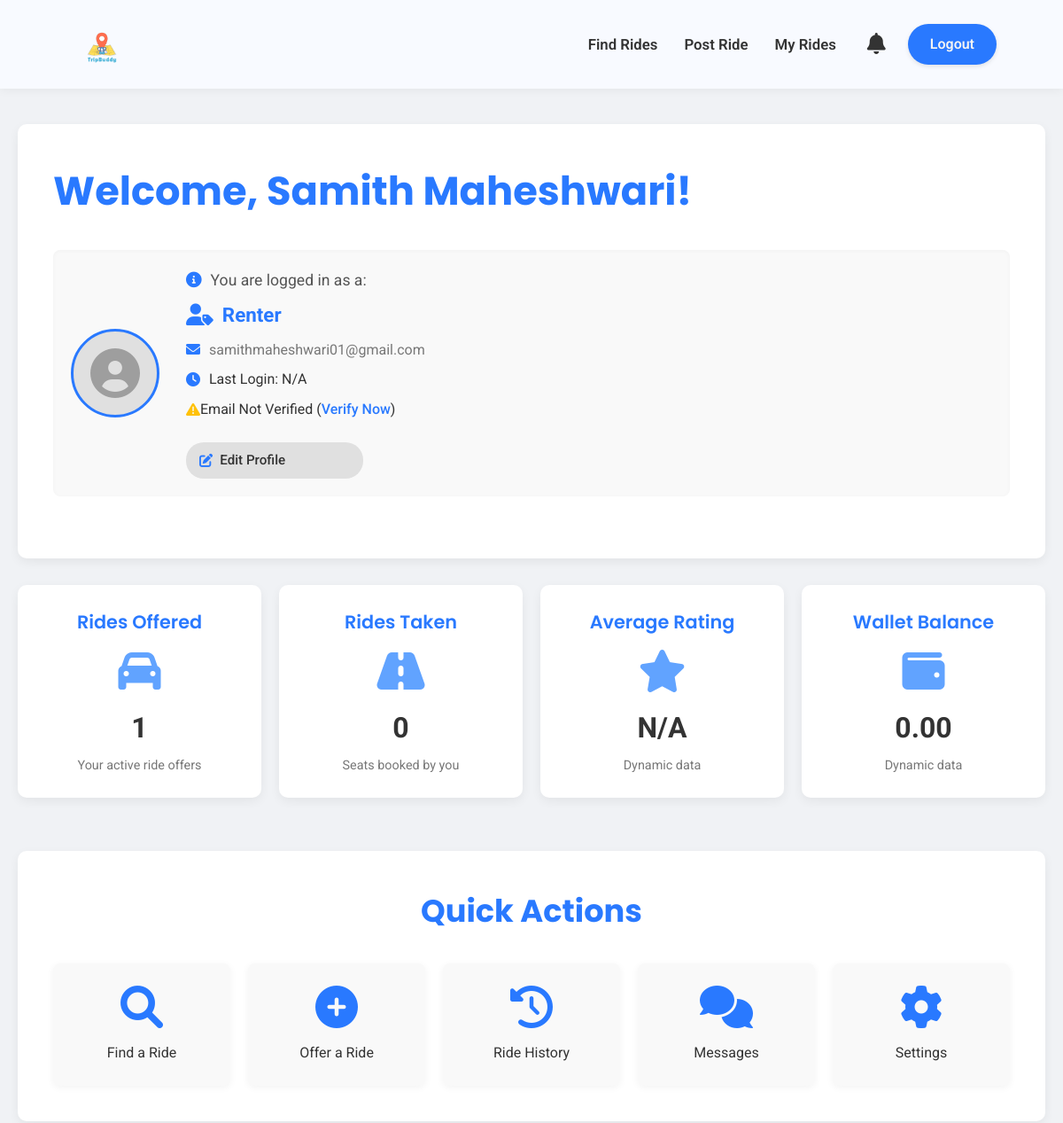
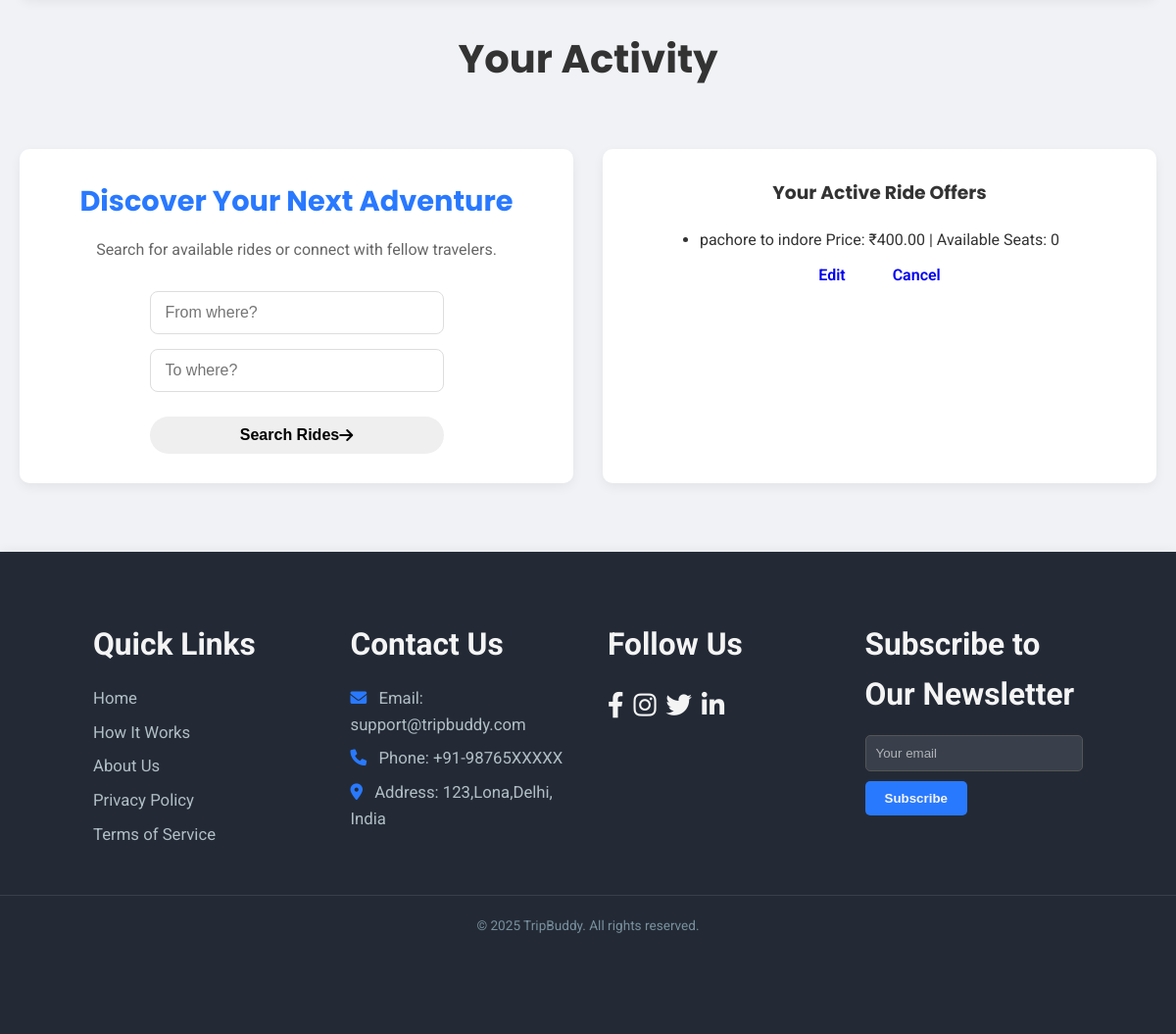
The page /dashboard (signed in) on the database its author committed (2 pictures, top to bottom).
### models.py (models this page shows, shortened)
class User(UserMixin, db.Model):
    id = db.Column(db.Integer, primary_key=True)
    username = db.Column(db.String(80), unique=True, nullable=False)
    email = db.Column(db.String(120), unique=True, nullable=False)
    password = db.Column(db.String(120), nullable=False)
    role = db.Column(db.String(20), nullable=False) # e.g., 'Renter', 'Provider'
    rides_created = db.relationship('Ride', backref='creator', lazy=True)
    rides_taken = db.Column(db.Integer, default=0, nullable=False)
    can_offer_rides = db.Column(db.Boolean, default=False, nullable=False)
    can_find_rides = db.Column(db.Boolean, default=False, nullable=False)

class Ride(db.Model):
    id = db.Column(db.Integer, primary_key=True)
    start_location = db.Column(db.String(100), nullable=False)
    end_location = db.Column(db.String(100), nullable=False)
    price = db.Column(db.Float, nullable=False)
    seats = db.Column(db.Integer, nullable=False) # Represents available seats
    creator_id = db.Column(db.Integer, db.ForeignKey('user.id'), nullable=False)

### app.py (the view)
@app.route('/dashboard')
@login_required
def dashboard():
    user_rides = Ride.query.filter_by(creator_id=current_user.id).all()
    rides_offered_count = len(user_rides)
    rides_taken_count = current_user.rides_taken
    return render_template('dashboard.html',
                           name=current_user.username,
                           role=current_user.role,
                           user_rides=user_rides,
                           rides_offered_count=rides_offered_count,
                           rides_taken_count=rides_taken_count,
                           can_offer_rides=current_user.can_offer_rides, # Pass new flags
                           can_find_rides=current_user.can_find_rides) # Pass new flags

### app.py (called while the page is built)
@login_manager.user_loader
def load_user(user_id):
    return User.query.get(int(user_id))

### templates/dashboard.html (shortened to what this page needs)
<!DOCTYPE html>
<html lang="en">
<head>
    <link rel="stylesheet" href="https://cdnjs.cloudflare.com/ajax/libs/font-awesome/6.0.0-beta3/css/all.min.css">
    <link rel="stylesheet" href="{{ url_for('static', filename='css/main.css') }}">
    <link rel="stylesheet" href="{{ url_for('static', filename='css/dashboard.css') }}">
</head>
<body>
    <header class="dashboard-header">
        <div class="header-container">
            <div class="logo">
                <img src="{{ url_for('static', filename='images/tripbuddy.png') }}" alt="TripBuddy Logo" class="logo-img">
            </div>
            <div class="header-right-section">
                <nav class="dashboard-nav-header">
                    <ul>
                        <li><a href="{{ url_for('find_rides') }}" {% if not can_find_rides %}class="disabled-link" onclick="return false;"{% endif %}>Find Rides</a></li>
                        <li><a href="{{ url_for('post_ride') }}" {% if not can_offer_rides %}class="disabled-link" onclick="return false;"{% endif %}>Post Ride</a></li>
                        <li><a href="#">My Rides</a></li> </ul>
                </nav>
                <div class="header-actions">
                    <button class="notification-bell" aria-label="Notifications">
                        <i class="fas fa-bell"></i>
                    </button>
                    <a href="{{ url_for('logout') }}" class="logout-btn-header">Logout</a>
                </div>
            </div>
        </div>
    </header>
    <main>
        <div class="dashboard-content">
            <h1 class="welcome-heading">Welcome, {{ name }}!</h1>
            <div class="user-summary-section">
                <div class="user-avatar-placeholder">
                    <i class="fas fa-user-circle"></i> </div>
                <div class="user-details">
                    <p class="logged-in-as"><i class="fas fa-info-circle info-icon"></i> You are logged in as a:</p>
                    <p class="user-role-display">
                        {% if role == 'Renter' %}
                            <i class="fas fa-user-tag role-icon"></i> Renter
                        {% elif role == 'Provider' %}
                            <i class="fas fa-car-side role-icon"></i> Provider
                        {% else %}
                            <i class="fas fa-user role-icon"></i> {{ role }} {% endif %}
                    </p>
                    <p class="user-email-display"><i class="fas fa-envelope email-icon"></i> {{ current_user.email }}</p>
                    <p class="user-meta-info"><i class="fas fa-clock meta-icon"></i> Last Login: {{ current_user.last_login_date | default('N/A') }}</p>
                    <p class="user-meta-info">
                        {% if current_user.is_email_verified %}
                            <i class="fas fa-check-circle verified-icon"></i> Email Verified
                        {% else %}
                            <i class="fas fa-exclamation-triangle unverified-icon"></i> Email Not Verified (<a href="#" class="verify-link">Verify Now</a>)
                        {% endif %}
                    </p>
                    <a href="#" class="edit-profile-link"><i class="fas fa-edit"></i> Edit Profile</a>
                </div>
            </div>
        </div>
        <div class="dashboard-stats-grid">
            <div class="stat-card">
                <h3 class="stat-title">Rides Offered</h3>
                <i class="fas fa-car stat-icon"></i>
                <p class="stat-value">{{ rides_offered_count | default(0) }}</p>
                <p class="stat-description">Your active ride offers</p>
            </div>
            <div class="stat-card">
                <h3 class="stat-title">Rides Taken</h3>
                <i class="fas fa-road stat-icon"></i>
                <p class="stat-value">{{ rides_taken_count | default(0) }}</p>
                <p class="stat-description">Seats booked by you</p>
            </div>
            <div class="stat-card">
                <h3 class="stat-title">Average Rating</h3>
                <i class="fas fa-star stat-icon"></i>
                <p class="stat-value">{{ average_rating | default('N/A') }}</p>
                <p class="stat-description">Dynamic data</p>
            </div>
            <div class="stat-card">
                <h3 class="stat-title">Wallet Balance</h3>
                <i class="fas fa-wallet stat-icon"></i>
                <p class="stat-value">{{ wallet_balance | default('0.00') }}</p>
                <p class="stat-description">Dynamic data</p>
            </div>
        </div>
        <section class="quick-actions-section">
            <h2 class="quick-actions-heading">Quick Actions</h2>
            <div class="action-grid">
                <a href="{{ url_for('find_rides') }}" class="action-card {% if not can_find_rides %}disabled-card{% endif %}">
                    <i class="fas fa-search action-icon"></i>
                    <p class="action-text">Find a Ride</p>
                </a>
                <a href="{{ url_for('post_ride') }}" class="action-card {% if not can_offer_rides %}disabled-card{% endif %}">
                    <i class="fas fa-plus-circle action-icon"></i>
                    <p class="action-text">Offer a Ride</p>
                </a>
                <a href="#" class="action-card">
                    <i class="fas fa-history action-icon"></i>
                    <p class="action-text">Ride History</p>
                </a>
                <a href="#" class="action-card">
                    <i class="fas fa-comments action-icon"></i>
                    <p class="action-text">Messages</p>
                </a>
                <a href="#" class="action-card">
                    <i class="fas fa-cog action-icon"></i>
                    <p class="action-text">Settings</p>
                </a>
            </div>
        </section>
        <h2 class="main-activity-title">Your Activity</h2>
        <section class="activity-cards-grid">
            <div class="card discover-adventure-card">
                <h3>Discover Your Next Adventure</h3>
                <p>Search for available rides or connect with fellow travelers.</p>
                <form class="search-ride-form">
                    <input type="text" placeholder="From where?" class="form-input">
                    <input type="text" placeholder="To where?" class="form-input">
                    <button type="submit" class="btn btn-primary">Search Rides <i class="fas fa-arrow-right"></i></button>
                </form>
            </div>
            <div class="card active-offers-card">
                <h3>Your Active Ride Offers</h3>
                {% if user_rides %}
                    <ul class="offer-list">
                        {% for ride in user_rides %}
                            <li class="offer-item">
                                <span class="offer-route">{{ ride.start_location }} to {{ ride.end_location }}</span>
                                <span class="offer-details">Price: ₹{{ "%.2f"|format(ride.price) }} | Available Seats: {{ ride.seats }}</span>
                                <div class="offer-actions">
                                    <a href="#" class="btn btn-sm btn-info">Edit</a>
                                    <a href="#" class="btn btn-sm btn-danger">Cancel</a>
                                </div>
                            </li>
                        {% endfor %}
                    </ul>
                {% else %}
                    <p class="no-offers-message"><i class="fas fa-info-circle"></i> You currently have no active ride offers.</p>
                    <a href="{{ url_for('post_ride') }}" class="btn btn-secondary-outline">Post a New Ride</a>
                {% endif %}
            </div>
            </section>
        </main>
    <footer class="main-footer section-padding">
        <div class="footer-container container">
            <div class="footer-links-group">
                <h4>Quick Links</h4>
                <a href="{{ url_for('home') }}">Home</a>
                <a href="{{ url_for('home') }}#how-it-works">How It Works</a>
                <a href="{{ url_for('about') }}">About Us</a>
                <a href="#">Privacy Policy</a>
                <a href="#">Terms of Service</a>
            </div>
            <div class="footer-contact-group">
                <h4>Contact Us</h4>
                <p><i class="fas fa-envelope"></i> Email: support@tripbuddy.com</p>
                <p><i class="fas fa-phone"></i> Phone: +91-98765XXXXX</p>
                <p><i class="fas fa-map-marker-alt"></i> Address: 123,Lona,Delhi, India</p>
            </div>
            <div class="footer-social-group">
                <h4>Follow Us</h4>
                <div class="social-icons">
                    <a href="https://www.facebook.com" target="_blank" aria-label="Facebook"><i class="fab fa-facebook-f"></i></a>
                    <a href="https://www.instagram.com" target="_blank" aria-label="Instagram"><i class="fab fa-instagram"></i></a>
                    <a href="https://www.twitter.com" target="_blank" aria-label="Twitter"><i class="fab fa-twitter"></i></a>
                    <a href="https://www.linkedin.com" target="_blank" aria-label="LinkedIn"><i class="fab fa-linkedin-in"></i></a>
                </div>
            </div>
            <div class="footer-newsletter-group">
                <h4>Subscribe to Our Newsletter</h4>
                <form class="newsletter-form">
                    <input type="email" placeholder="Your email" required />
                    <button type="submit">Subscribe</button>
                </form>
            </div>
        </div>
        <p class="footer-copy">&copy; 2025 TripBuddy. All rights reserved.</p>
    </footer>
    </body>
</html>

### static/css/main.css (style rules this page uses)
* { margin: 0; padding: 0; box-sizing: border-box; }
:root { --primary-color: #2979FF; --secondary-color: #FFD600; --dark-blue-hover: #1976D2; --dark-yellow-hover: #FFC107; --text-dark: #333333; --text-light: #f4f4f4; --background-light: #ffffff; --bg-dark: #232a36; --shadow-light: rgba(0, 0, 0, 0.05); --shadow-medium: rgba(0, 0, 0, 0.15); --poppins: 'Poppins', sans-serif; --roboto: 'Roboto', sans-serif; --primary-color-dark: #1976D2; --text-white: #ffffff; --bg-card: #ffffff; --text-medium: #666; }
body { font-family: var(--roboto); line-height: 1.6; color: var(--text-dark); background-color: #F0F2F5; overflow-x: hidden; display: flex; flex-direction: column; min-height: 100vh; }
.container { width: 90%; max-width: 1200px; margin: 0 auto; }
h1, h2, h3 { font-family: var(--poppins); color: var(--text-dark); margin-bottom: 20px; }
.section-padding { padding: 80px 0; }
.logo img { height: 80px; width: auto; display: block; }
.btn, .nav-btn { display: inline-flex; align-items: center; justify-content: center; padding: 8px 20px; border-radius: 25px; text-decoration: none; font-weight: 600; transition: all 0.3s ease; font-size: 1em; border: 2px solid transparent; cursor: pointer; white-space: nowrap; }
.btn::after, .nav-btn::after { display: none; }
.main-footer { background: var(--bg-dark); color: #B0BEC5; text-align: center; box-shadow: 0 -2px 10px var(--shadow-light); padding-top: 50px; margin-top: auto; }
.main-footer .footer-container { display: flex; flex-wrap: wrap; justify-content: space-around; margin-bottom: 20px; font-size: 1.1em; padding: 0 15px; }
.footer-links-group, .footer-contact-group, .footer-social-group, .footer-newsletter-group { margin: 20px; min-width: 200px; flex: 1; max-width: 280px; text-align: left; }
.footer-links-group h4, .footer-contact-group h4, .footer-social-group h4, .footer-newsletter-group h4 { margin-bottom: 15px; font-size: 1.8em; color: var(--text-light); }
.footer-links-group a, .footer-contact-group p { display: block; color: #B0BEC5; text-decoration: none; margin-bottom: 8px; font-size: 0.95em; }
.footer-contact-group p i { margin-right: 8px; color: var(--primary-color); }
.footer-social-group .social-icons { margin-top: 0; display: flex; justify-content: flex-start; }
.footer-social-group .social-icons a { margin: 0 10px 0 0; font-size: 1.5em; color: var(--text-light); }
.footer-newsletter-group .newsletter-form { display: flex; flex-direction: column; align-items: flex-start; }
.footer-newsletter-group input { padding: 10px; width: 100%; max-width: 250px; margin-bottom: 10px; border: 1px solid #555; background-color: rgba(255, 255, 255, 0.1); color: var(--text-light); border-radius: 5px; }
.footer-newsletter-group input::placeholder { color: rgba(255, 255, 255, 0.6); }
.footer-newsletter-group button { padding: 10px 20px; background-color: var(--primary-color); color: var(--text-light); border: none; cursor: pointer; border-radius: 5px; font-weight: bold; transition: background-color 0.3s ease; }
.footer-copy { border-top: 1px solid rgba(255, 255, 255, 0.1); padding-top: 20px; margin-top: 20px; padding-bottom: 20px; font-size: 0.85em; color: #78909C; }

### rows shown on the page
User: username "Samith Maheshwari", email "samithmaheshwari01@gmail.com"
Ride: start_location "pachore", end_location "indore", price "400.00", seats "0"

### other values the page prints
{{ current_user.last_login_date | default('N/A') }} "N/A"
{{ rides_offered_count | default(0) }} "1"
{{ rides_taken_count | default(0) }} "0"
{{ average_rating | default('N/A') }} "N/A"
{{ wallet_balance | default('0.00') }} "0.00"
